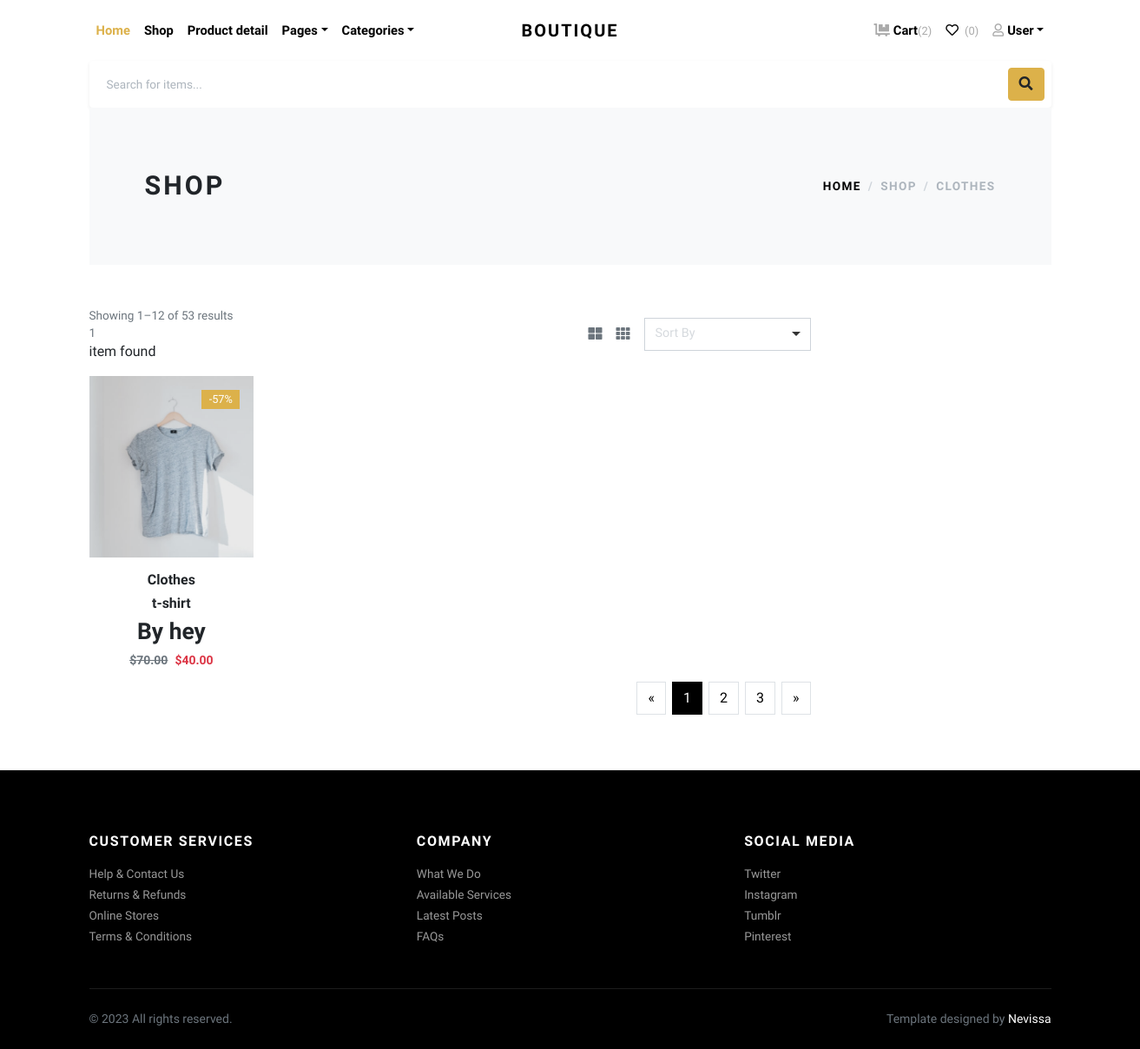
The app's page /category/cat2271b46c6b/ with its own data.
### core/models.py (models this page shows, shortened)
class Category(models.Model):
    cid = ShortUUIDField(unique=True,length=10, max_length=20, prefix="cat", alphabet="abcd1234567")
    title = models.CharField(max_length=100, default="Furniture")
    image = models.ImageField(upload_to="category", default="")
    class Meta:
        verbose_name_plural = "Categories"

class Product(models.Model):
     pid = ShortUUIDField(unique=True,length=10, max_length=30, prefix="prd", alphabet="abcdfegh1234567")
     user = models.ForeignKey(User,on_delete=models.SET_NULL, null=True)
     category = models.ForeignKey(Category,on_delete=models.SET_NULL, null=True, related_name="category")
     seller = models.ForeignKey(Seller,on_delete=models.SET_NULL, null=True, related_name="product")
     title = models.CharField(max_length=100,default="Nice")
     image = models.ImageField(upload_to="user_directory_Path", default="product.jpg")
     description =RichTextUploadingField(null=True, blank="this is the product")
     price = models.DecimalField(max_digits=999999999999, decimal_places=2, default="1,99")
     old_price = models.DecimalField(max_digits=999999999999, decimal_places=2, default="2,99")
     specifications = RichTextUploadingField( null=True, blank=True)
     title = models.CharField(max_length=100,default="Nice",null=True, blank=True)
     stock_count = models.CharField(max_length=100,default="10", null=True, blank=True)
     expire_day = models.CharField(max_length=100,default="100 Days",  null=True, blank=True)
     produced = models.DateTimeField(auto_now_add=False, null=True, blank=True)
     tags = TaggableManager(blank=True)
     product_status = models.CharField(choices=STATUS, max_length=10, default="in_review")
     status = models.BooleanField(default=True)
     in_stock = models.BooleanField(default=True)
     featured = models.BooleanField(default=False)
     digital = models.BooleanField(default=False)
     sku = ShortUUIDField(unique=True,length=4, max_length=10, prefix="sku", alphabet="1234567890")
     date = models.DateTimeField(auto_now_add=True)
     updated = models.DateTimeField(null=True, blank=True)
     class Meta:
        verbose_name_plural = "Products"
     def get_percentage(self):
        new_price = (self.price / self.old_price) * 100
        return new_price

class Seller(models.Model):
     sid = ShortUUIDField(unique=True  ,length=10, max_length=30, prefix="sel", alphabet="abcdfegh1234567")
     title = models.CharField(max_length=100, default="Furni")
     image = models.ImageField(upload_to="user_directory_Path", default="seller.jpg")
     cover_image = models.ImageField(upload_to="user_directory_Path", default="seller.jpg")
     description = RichTextUploadingField(null=True, blank="Amazing Seller")
     adress = models.CharField(max_length=100, default="1234 ADRESSS")
     contact = models.CharField(max_length=100, default="+123 (456) 789")
     chat_resp_time = models.CharField(max_length=100, default="100")
     shipping_on_time = models.CharField(max_length=100, default="100")
     authentic_rating = models.CharField(max_length=100, default="100")
     days_return = models.CharField(max_length=100, default="100")
     warranty_period = models.CharField(max_length=100, default="100")
     date = models.DateTimeField(auto_now_add=True, null=True, blank=True)
     user = models.ForeignKey(User, on_delete=models.SET_NULL, null=True)
     class Meta:
        verbose_name_plural = "Sellers"

### core/views.py (the view)
# urls.py: path("category/<cid>/",product_category_list_view,name="product-category-list"),
def product_category_list_view(request,cid):
    category = Category.objects.get(cid=cid)
    products = Product.objects.filter(product_status="published", category=category)
    context = {
        "category":category,
        "products":products,
    }
    return render(request,'core/product-category-list.html',context)

### core/context_processor.py (called while the page is built)
def default(request):
    categories = Category.objects.all()
    sellers = Seller.objects.all()
    try:
     address = Address.objects.get(user=request.user)
    except:
     address = None
    return {
        'categories':categories,
        'address':address,
        'sellers':sellers,
    }

### templates/core/product-category-list.html (shortened to what this page needs)
{% extends 'partials/base.html' %}
{% load static %}
{% block content %}
    <div class="container">
      <section class="py-5 bg-light">
        <div class="container">
          <div class="row px-4 px-lg-5 py-lg-4 align-items-center">
            <div class="col-lg-6">
              <h1 class="h2 text-uppercase mb-0">Shop</h1>
            </div>
            <div class="col-lg-6 text-lg-end">
              <nav aria-label="breadcrumb">
                <ol class="breadcrumb justify-content-lg-end mb-0 px-0 bg-light">
                  <li class="breadcrumb-item"><a class="text-dark" href="index.html">Home</a></li>
                  <li class="breadcrumb-item active" aria-current="page">Shop</li>
                  <li class="breadcrumb-item active" aria-current="page">{{category.title}}</li>
                </ol>
              </nav>
            </div>
          </div>
        </div>
      </section>
      <section class="py-5">
        <div class="container p-0">
            <div class="col-lg-9 order-1 order-lg-2 mb-5 mb-lg-0">
              <div class="row mb-3 align-items-center">
                <div class="col-lg-6 mb-2 mb-lg-0">
                  <p class="text-sm text-muted mb-0">Showing 1–12 of 53 results</p>
                  <p class="text-sm text-muted mb-0">{{products.count}}</p>item {{products.count|pluralize}} found
                </div>
                <div class="col-lg-6">
                  <ul class="list-inline d-flex align-items-center justify-content-lg-end mb-0">
                    <li class="list-inline-item text-muted me-3"><a class="reset-anchor p-0" href="#!"><i class="fas fa-th-large"></i></a></li>
                    <li class="list-inline-item text-muted me-3"><a class="reset-anchor p-0" href="#!"><i class="fas fa-th"></i></a></li>
                    <li class="list-inline-item">
                      <select class="selectpicker" data-customclass="form-control form-control-sm">
                        <option value>Sort By </option>
                      </select>
                    </li>
                  </ul>
                </div>
              </div>
              <div class="row">
		    {% for p in products %}
		<div class="col-xl-3 col-lg-4 col-sm-6">
		  <div class="product text-center">
			<div class="position-relative mb-3">
			<div class="badge text-white bg-primary">-{{ p.get_percentage|floatformat:0}}%</div><a class="d-block" href="detail.html"><img class="img-fluid w-100" src="{{ p.image.url }}" alt="..."></a>
			</div>
			<h6> <a class="reset-anchor" href="detail.html">{{ p.category.title }}</a></h6>
				<h6> <a class="reset-anchor" href="detail.html">{{ p.title }}</a></h6>
				<h3 class="product-title">By {{ p.seller.title }}</h3>
				<h6 class="mb-3 small text-muted"><s>${{ p.old_price }}</s><strong class="ms-2 text-danger">${{ p.price }}</strong> </h6>
		  </div>
		</div>
		{% endfor %}
              </div>
              <nav aria-label="Page navigation example">
                <ul class="pagination justify-content-center justify-content-lg-end">
                  <li class="page-item mx-1"><a class="page-link" href="#!" aria-label="Previous"><span aria-hidden="true">«</span></a></li>
                  <li class="page-item mx-1 active"><a class="page-link" href="#!">1</a></li>
                  <li class="page-item mx-1"><a class="page-link" href="#!">2</a></li>
                  <li class="page-item mx-1"><a class="page-link" href="#!">3</a></li>
                  <li class="page-item ms-1"><a class="page-link" href="#!" aria-label="Next"><span aria-hidden="true">»</span></a></li>
                </ul>
              </nav>
            </div>
          </div>
        </div>
    </div>
{% endblock content %}

### static/css/main.css (style rules this page uses)
html { line-height: 1.15; -ms-text-size-adjust: 100%; -webkit-text-size-adjust: 100%; }
body { margin: 0; }
article, aside, footer, header, nav, section { display: block; }
h1 { font-size: 2em; margin: 0.67em 0; }
a { background-color: transparent; -webkit-text-decoration-skip: objects; }
b, strong { font-weight: inherit; }
b, strong { font-weight: bolder; }
img { border-style: none; }
button, input, optgroup, select, textarea { font-family: sans-serif; font-size: 100%; line-height: 1.15; margin: 0; }
button, select { text-transform: none; }
[hidden] { display: none; }
html { height: 100%; }
.choices[data-type*="select-one"] .choices__input { display: block; width: 100%; padding: 10px; border-bottom: 1px solid #DDDDDD; background-color: #FFFFFF; margin: 0; }
.choices__input { display: inline-block; vertical-align: baseline; background-color: #f9f9f9; font-size: 14px; margin-bottom: 5px; border: 0; border-radius: 0; max-width: 100%; padding: 4px 0 4px 2px; }
* { box-sizing: border-box; }

### records on screen
Category: title "CLOTHES"
Product: get_percentage "57", image (picture), category "Clothes", title "t-shirt", seller "hey", old_price "70.00", price "40.00"

### other values on screen
{{ products.count }} "1"
